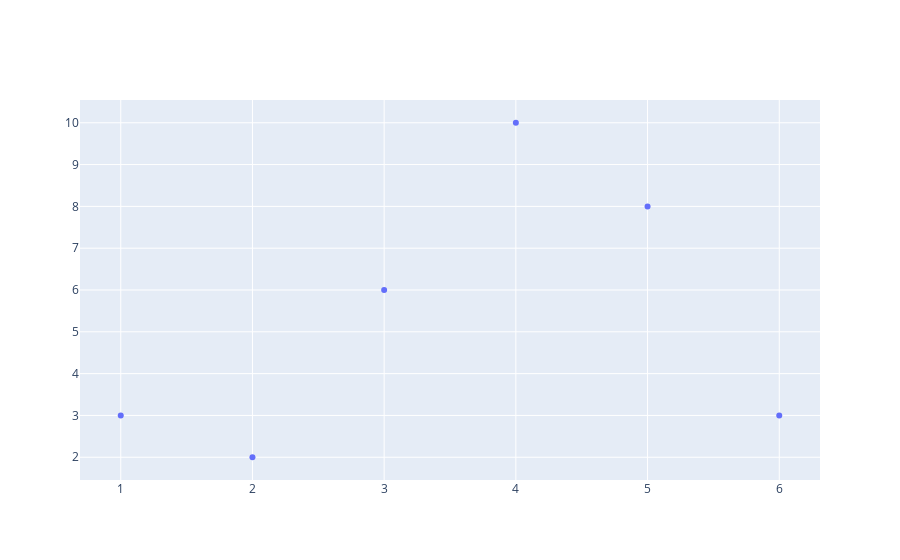

Notebook code cell kept with this figure:
### Markdown cell above
## Scatter Plot

### Code cell
fig = go.Figure()

fig.add_trace(go.Scatter(x=[1, 2, 3, 4, 5, 6], y=[3, 2, 6, 10, 8, 3], mode='markers'))

### Figure 1 — Plotly figure (JSON) as saved in the notebook; plotly's stock layout.template omitted (floating-point values rounded to 4 significant figures)
{"data": [{"mode": "markers", "type": "scatter", "x": [1, 2, 3, 4, 5, 6], "y": [3, 2, 6, 10, 8, 3]}], "layout": {"autosize": true, "xaxis": {"autorange": true, "range": [0.695, 6.305], "type": "linear"}, "yaxis": {"autorange": true, "range": [1.34, 10.66], "type": "linear"}}}
